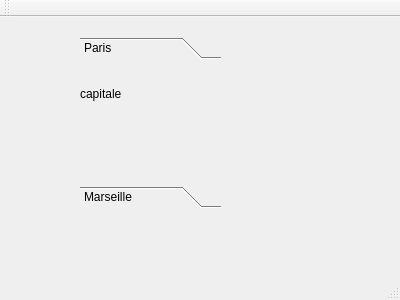
<?xml version="1.0" encoding="UTF-8"?>
<ui version="4.0">
 <class>MainWindow</class>
 <widget class="QMainWindow" name="MainWindow">
  <property name="geometry">
   <rect>
    <x>0</x>
    <y>0</y>
    <width>400</width>
    <height>300</height>
   </rect>
  </property>
  <property name="windowTitle">
   <string>MainWindow</string>
  </property>
  <widget class="QWidget" name="centralWidget">
   <widget class="QToolBox" name="toolBox">
    <property name="geometry">
     <rect>
      <x>80</x>
      <y>20</y>
      <width>141</width>
      <height>171</height>
     </rect>
    </property>
    <property name="currentIndex">
     <number>0</number>
    </property>
    <property name="tabSpacing">
     <number>6</number>
    </property>
    <widget class="QWidget" name="page">
     <property name="geometry">
      <rect>
       <x>0</x>
       <y>0</y>
       <width>141</width>
       <height>109</height>
      </rect>
     </property>
     <attribute name="label">
      <string>Paris</string>
     </attribute>
     <widget class="QLabel" name="label">
      <property name="geometry">
       <rect>
        <x>0</x>
        <y>20</y>
        <width>67</width>
        <height>17</height>
       </rect>
      </property>
      <property name="text">
       <string>capitale</string>
      </property>
     </widget>
    </widget>
    <widget class="QWidget" name="page_2">
     <property name="geometry">
      <rect>
       <x>0</x>
       <y>0</y>
       <width>141</width>
       <height>109</height>
      </rect>
     </property>
     <attribute name="label">
      <string>Marseille</string>
     </attribute>
    </widget>
   </widget>
  </widget>
  <widget class="QMenuBar" name="menuBar">
   <property name="geometry">
    <rect>
     <x>0</x>
     <y>0</y>
     <width>400</width>
     <height>22</height>
    </rect>
   </property>
  </widget>
  <widget class="QToolBar" name="mainToolBar">
   <attribute name="toolBarArea">
    <enum>TopToolBarArea</enum>
   </attribute>
   <attribute name="toolBarBreak">
    <bool>false</bool>
   </attribute>
  </widget>
  <widget class="QStatusBar" name="statusBar"/>
 </widget>
 <layoutdefault spacing="6" margin="11"/>
 <resources/>
 <connections/>
</ui>
